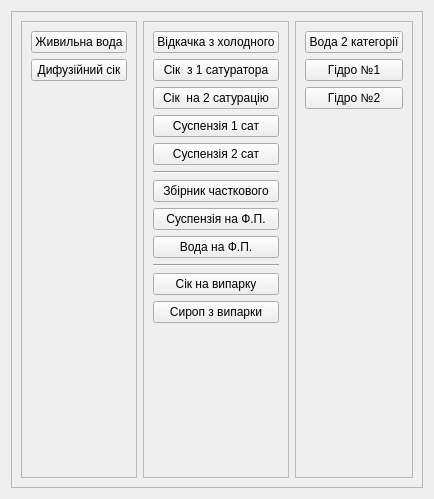
     <widget class="QWidget" name="tab_7">
      <attribute name="title">
       <string>Привода</string>
      </attribute>
      <layout class="QVBoxLayout" name="verticalLayout_26">
       <item>
        <widget class="QFrame" name="frame_8">
         <property name="frameShape">
          <enum>QFrame::StyledPanel</enum>
         </property>
         <property name="frameShadow">
          <enum>QFrame::Raised</enum>
         </property>
         <layout class="QHBoxLayout" name="horizontalLayout_13">
          <item>
           <widget class="QFrame" name="frame_Reg_8">
            <property name="frameShape">
             <enum>QFrame::StyledPanel</enum>
            </property>
            <property name="frameShadow">
             <enum>QFrame::Sunken</enum>
            </property>
            <layout class="QVBoxLayout" name="verticalLayout_22">
             <item>
              <widget class="QPushButton" name="frdrv04_trend_7_0">
               <property name="text">
                <string>Живильна вода</string>
               </property>
              </widget>
             </item>
             <item>
              <widget class="QPushButton" name="frdrv01_trend_7_0">
               <property name="text">
                <string>Дифузійний сік</string>
               </property>
              </widget>
             </item>
             <item>
              <spacer name="verticalSpacer_22">
               <property name="orientation">
                <enum>Qt::Vertical</enum>
               </property>
               <property name="sizeHint" stdset="0">
                <size>
                 <width>20</width>
                 <height>71</height>
                </size>
               </property>
              </spacer>
             </item>
            </layout>
           </widget>
          </item>
          <item>
           <widget class="QFrame" name="frame_Val_8">
            <property name="frameShape">
             <enum>QFrame::StyledPanel</enum>
            </property>
            <property name="frameShadow">
             <enum>QFrame::Sunken</enum>
            </property>
            <layout class="QVBoxLayout" name="verticalLayout_23">
             <item>
              <widget class="QPushButton" name="frdrv02_trend_7_0">
               <property name="text">
                <string>Відкачка з холодного</string>
               </property>
              </widget>
             </item>
             <item>
              <widget class="QPushButton" name="frdrv11_trend_7_0">
               <property name="text">
                <string>Сік  з 1 сатуратора</string>
               </property>
              </widget>
             </item>
             <item>
              <widget class="QPushButton" name="frdrv12_trend_7_0">
               <property name="text">
                <string>Сік  на 2 сатурацію</string>
               </property>
              </widget>
             </item>
             <item>
              <widget class="QPushButton" name="frdrv14_trend_7_0">
               <property name="text">
                <string>Суспензія 1 сат</string>
               </property>
              </widget>
             </item>
             <item>
              <widget class="QPushButton" name="frdrv15_trend_7_0">
               <property name="text">
                <string>Суспензія 2 сат</string>
               </property>
              </widget>
             </item>
             <item>
              <widget class="Line" name="line">
               <property name="orientation">
                <enum>Qt::Horizontal</enum>
               </property>
              </widget>
             </item>
             <item>
              <widget class="QPushButton" name="frdrv05_trend_7_0">
               <property name="text">
                <string>Збірник часткового</string>
               </property>
              </widget>
             </item>
             <item>
              <widget class="QPushButton" name="frdrv03_trend_7_0">
               <property name="text">
                <string>Суспензія на Ф.П.</string>
               </property>
              </widget>
             </item>
             <item>
              <widget class="QPushButton" name="frdrv06_trend_7_0">
               <property name="text">
                <string>Вода на Ф.П.</string>
               </property>
              </widget>
             </item>
             <item>
              <widget class="Line" name="line_2">
               <property name="orientation">
                <enum>Qt::Horizontal</enum>
               </property>
              </widget>
             </item>
             <item>
              <widget class="QPushButton" name="frdrv08_trend_7_0">
               <property name="text">
                <string>Сік на випарку</string>
               </property>
              </widget>
             </item>
             <item>
              <widget class="QPushButton" name="frdrv09_trend_7_0">
               <property name="text">
                <string>Сироп з випарки</string>
               </property>
              </widget>
             </item>
             <item>
              <spacer name="verticalSpacer_23">
               <property name="orientation">
                <enum>Qt::Vertical</enum>
               </property>
               <property name="sizeHint" stdset="0">
                <size>
                 <width>20</width>
                 <height>145</height>
                </size>
               </property>
              </spacer>
             </item>
            </layout>
           </widget>
          </item>
          <item>
           <widget class="QFrame" name="frame_Other_8">
            <property name="frameShape">
             <enum>QFrame::StyledPanel</enum>
            </property>
            <property name="frameShadow">
             <enum>QFrame::Sunken</enum>
            </property>
            <layout class="QVBoxLayout" name="verticalLayout_24">
             <item>
              <widget class="QPushButton" name="frdrv21_trend1_7_1">
               <property name="text">
                <string>Вода 2 категорії</string>
               </property>
              </widget>
             </item>
             <item>
              <widget class="QPushButton" name="frdrv22_trend1_7_1">
               <property name="text">
                <string>Гідро №1</string>
               </property>
              </widget>
             </item>
             <item>
              <widget class="QPushButton" name="frdrv23_trend1_7_1">
               <property name="text">
                <string>Гідро №2</string>
               </property>
              </widget>
             </item>
             <item>
              <spacer name="verticalSpacer_24">
               <property name="orientation">
                <enum>Qt::Vertical</enum>
               </property>
               <property name="sizeHint" stdset="0">
                <size>
                 <width>20</width>
                 <height>145</height>
                </size>
               </property>
              </spacer>
             </item>
            </layout>
           </widget>
          </item>
         </layout>
        </widget>
       </item>
      </layout>
     </widget>
